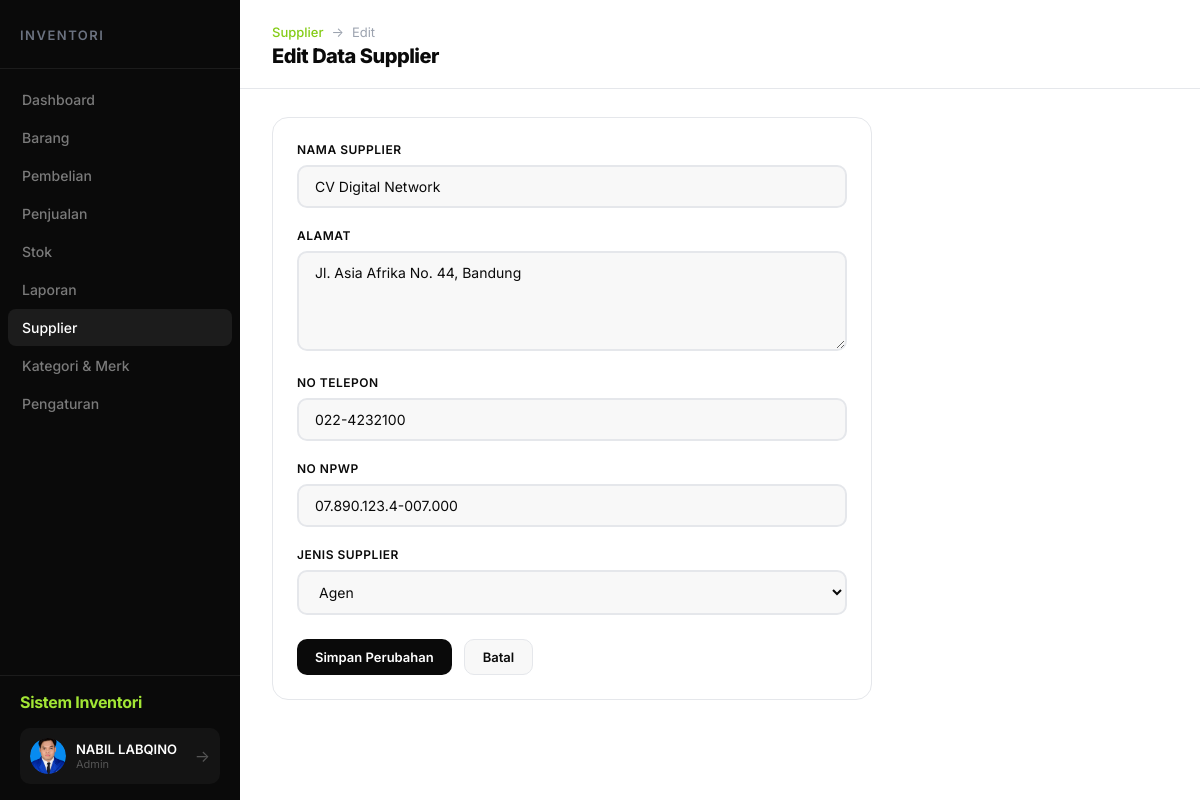
Page /supplier/KoreksiSupplier.php?id=7 (signed in) on the committed database.
### tables this page shows
CREATE TABLE `supplier` (
  `id_supplier` int(11) NOT NULL,
  `nama` varchar(100) NOT NULL,
  `alamat` text DEFAULT NULL,
  `no_telp` varchar(20) DEFAULT NULL,
  `no_npwp` varchar(20) DEFAULT NULL,
  `jenis_supplier` varchar(20) NOT NULL
);

### supplier/KoreksiSupplier.php (the view, shortened to what this page needs)
<?php
include "../koneksi.php";
$id = $_GET['id'] ?? '';
$stmt = $koneksi->prepare("SELECT * FROM supplier WHERE id_supplier = ?");
$stmt->execute([$id]);
$row = $stmt->fetch();
?>
<!DOCTYPE html>
<html lang="id">
<head>
    <link rel="stylesheet" href="../css/dashboard.css">
</head>
<body>
    <div class="dashboard">
        <?php include '../includes/sidebar.php'; ?>
        <main class="main">
            <header class="header">
                <div>
                    <div class="breadcrumb">
                        <a href="TampilSupplier.php">Supplier</a>
                        <span>→</span>
                        <span>Edit</span>
                    </div>
                    <h1 class="page-title">Edit Data Supplier</h1>
                </div>
            </header>
            <div class="content">
                <div class="card" style="max-width: 600px;">
                    <form action="SimpanKoreksiSupplier.php" method="POST">
                        <div class="form-group">
                            <label class="form-label">Nama Supplier</label>
                            <input type="text" name="nama" class="form-control" required minlength="3"
                                value="<?= htmlspecialchars($row['nama']) ?>">
                        </div>
                        <div class="form-group">
                            <label class="form-label">Alamat</label>
                            <textarea name="alamat" class="form-control" required
                                rows="3"><?= htmlspecialchars($row['alamat']) ?></textarea>
                        </div>
                        <div class="form-group">
                            <label class="form-label">No Telepon</label>
                            <input type="tel" name="no_telp" class="form-control" required
                                value="<?= htmlspecialchars($row['no_telp']) ?>">
                        </div>
                        <div class="form-group">
                            <label class="form-label">No NPWP</label>
                            <input type="text" name="no_npwp" class="form-control" maxlength="20"
                                value="<?= htmlspecialchars($row['no_npwp']) ?>">
                        </div>
                        <div class="form-group">
                            <label class="form-label">Jenis Supplier</label>
                            <select name="jenis_supplier" class="form-control" required>
                                <option value="Agen" <?= $row['jenis_supplier'] == 'Agen' ? 'selected' : '' ?>>Agen</option>
                            </select>
                        </div>
                        <div style="display: flex; gap: 12px; margin-top: 24px;">
                            <button type="submit" class="btn btn-primary">Simpan Perubahan</button>
                            <a href="TampilSupplier.php" class="btn btn-secondary">Batal</a>
                        </div>
                    </form>
                </div>
            </div>
        </main>
    </div>
</body>
</html>

### css/dashboard.css (style rules this page uses)
:root { --accent: #a3e635; --accent-dark: #84cc16; --dark: #0a0a0a; --dark-2: #141414; --dark-3: #1c1c1c; --bg-main: #ffffff; --bg-section: #f8f8f8; --bg-card: #ffffff; --text-dark: #0a0a0a; --text-gray: #6b7280; --text-light: #9ca3af; --border: #e5e7eb; --success: #22c55e; --danger: #ef4444; --warning: #f59e0b; --sidebar-width: 240px; }
* { margin: 0; padding: 0; box-sizing: border-box; }
body { font-family: 'Inter', -apple-system, sans-serif; background: var(--bg-main); color: var(--text-dark); position: relative; overflow-x: hidden; }
.dashboard { display: flex; min-height: 100vh; position: relative; }
.main { flex: 1; margin-left: var(--sidebar-width); padding-right: 0; }
.header { background: var(--bg-main); padding: 24px 32px 20px; display: flex; justify-content: space-between; align-items: center; border-bottom: 1px solid var(--border); position: sticky; top: 0; z-index: 100; }
.page-title { font-size: 20px; font-weight: 800; color: var(--text-dark); letter-spacing: -0.5px; }
.content { padding: 28px 32px; }
.card { background: var(--bg-card); border-radius: 16px; border: 1px solid var(--border); padding: 24px; margin-bottom: 24px; }
.btn { display: inline-flex; align-items: center; gap: 8px; padding: 9px 18px; border-radius: 10px; font-size: 13px; font-weight: 600; text-decoration: none; border: none; cursor: pointer; transition: all 0.15s; font-family: inherit; }
.btn-primary { background: var(--dark); color: #fff; }
.btn-secondary { background: var(--bg-section); color: var(--text-dark); border: 1px solid var(--border); }
.form-group { margin-bottom: 20px; }
.form-label { display: block; font-size: 12px; font-weight: 600; color: var(--text-dark); margin-bottom: 8px; text-transform: uppercase; letter-spacing: 0.5px; }
.form-control { width: 100%; padding: 11px 16px; border: 2px solid var(--border); border-radius: 10px; font-size: 14px; font-family: inherit; background: var(--bg-section); color: var(--text-dark); transition: border-color 0.15s, box-shadow 0.15s; }
textarea.form-control { resize: vertical; min-height: 100px; }
select.form-control { cursor: pointer; }
.breadcrumb { display: flex; align-items: center; gap: 8px; font-size: 13px; color: var(--text-light); margin-bottom: 4px; }
.breadcrumb a { color: var(--accent-dark); text-decoration: none; font-weight: 500; }

### rows in the picture
supplier: nama "CV Digital Network", alamat "Jl. Asia Afrika No. 44, Bandung", no_telp "022-4232100", no_npwp "07.890.123.4-007.000", jenis_supplier "Agen"

### other values in the picture
$_SESSION['nama'] "NABIL LABQINO"
